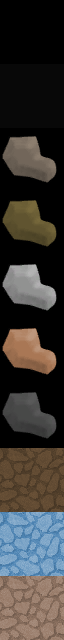

A 2D game scene composited from a Tiled map and its tileset images. What follows is a short description and the map's XML, with every tile layer's data as written:
An orthogonal 1x10 tile map with 64x64 px tiles, 1 tile layer (Tile Layer 1).

<map version="1.0" tiledversion="1.0.3" orientation="orthogonal" renderorder="right-down" width="1" height="10" tilewidth="64" tileheight="64" nextobjectid="1">
 <tileset firstgid="1" source="ResourcesTileset.tsx" />
 <layer name="Tile Layer 1" width="1" height="10">
  <data encoding="csv">
0,
6,
5,
4,
1,
2,
3,
10,
11,
12
</data>
 </layer>
</map>
